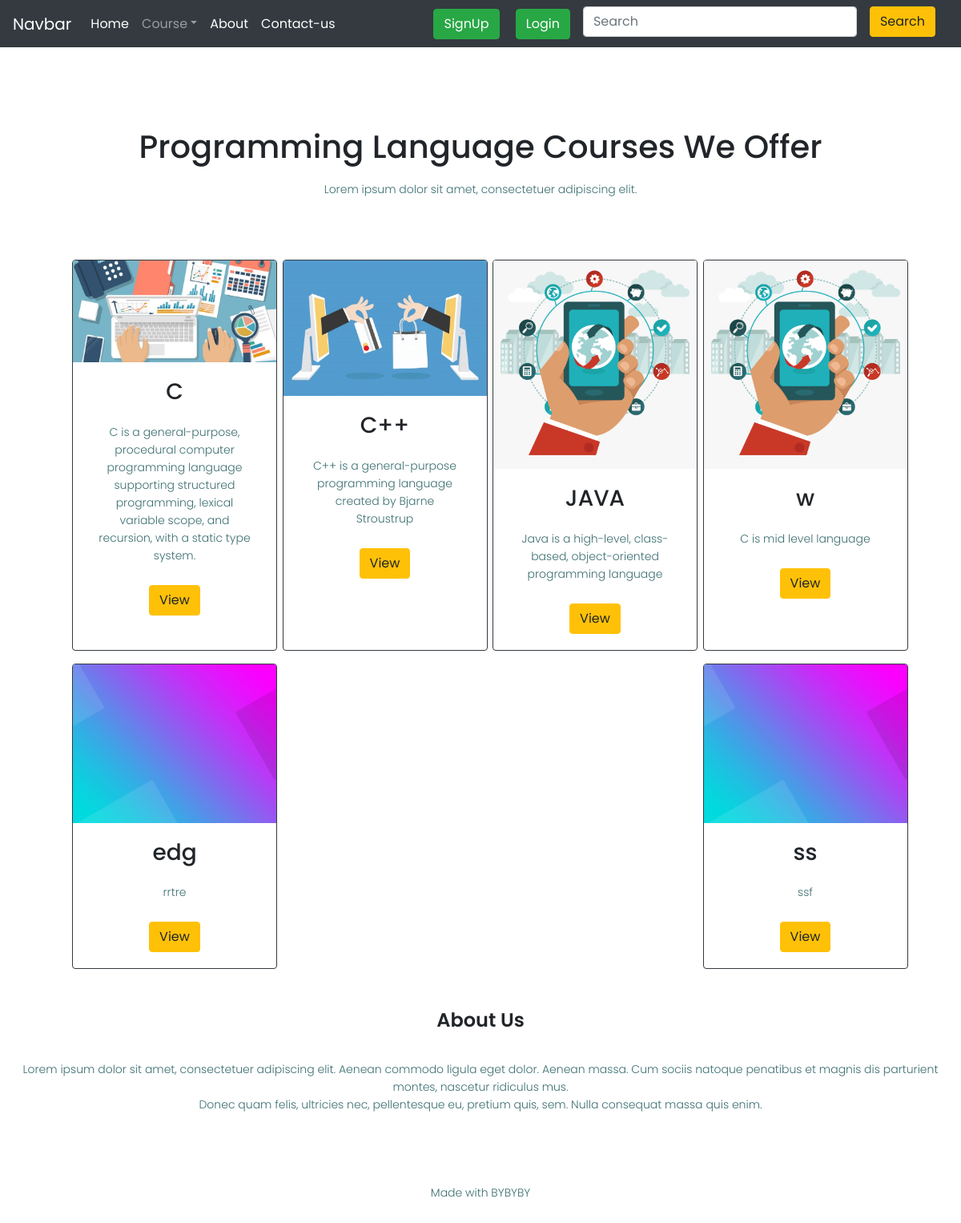
The app's page /course.php?category_id=1 with its own data.
### tables this page shows
CREATE TABLE `category` (
  `category_id` int(11) NOT NULL,
  `course_category` varchar(255) NOT NULL,
  `category_img` text NOT NULL
);

CREATE TABLE `course` (
  `course_id` int(11) NOT NULL,
  `course_name` text NOT NULL,
  `course_description` text NOT NULL,
  `course_img` text NOT NULL,
  `category_id` int(11) NOT NULL,
  `duration` text NOT NULL,
  `status` enum('active','deactive') NOT NULL,
  `created` datetime NOT NULL DEFAULT current_timestamp()
);

### course.php (the view)
<?php
  include "common/header.php";
  include "partials/dbconnect.php";
?>
<section class="course">
    <?php
  $cat_id=$_GET['category_id'];
  $sql1="SELECT * FROM `category` WHERE `category_id`='$cat_id'";
  $result1 = mysqli_query($conn, $sql1);
  $row1 = mysqli_fetch_assoc($result1);
  ?>
    <h1><?php echo $row1['course_category'] ?> Courses We Offer</h1>
    <p>Lorem ipsum dolor sit amet, consectetuer adipiscing elit. </p>
    <div class="row">
        <?php
    $sql = "SELECT * FROM `course` WHERE category_id ='$cat_id' and `status`= 'active'";
    $result = mysqli_query($conn, $sql);
    $count=mysqli_num_rows($result);
    if($count>0)
    {
      while($row = mysqli_fetch_assoc($result))
      { ?>
        <div class="col-3 mt-3">
            <div class="card h-100 border border-dark rounded " style="width:16rem">
                <img src="<?php echo str_replace('..','.',$row['course_img']) ?>" class="card-img-top" alt="...">
                <div class="card-body">
                  <h3 class="card-title"> <?=$row['course_name']?></h3>
                  <p class="card-text"> <?= $row['course_description']?></p>
                  <a href="coursedetails.php?course_id=<?php echo $row['course_id'] ?>" class="btn btn-warning">View</a>
                </div>
            </div>
        </div>
        <?php }
    }
    else
    {
      echo'<div class="alert alert-danger" role="alert">Course is not available!</div>';
    }
    ?>
    </div>
</section>
<?php
  include "common/footer.php";
?>

### common/header.php (shortened to what this page needs)
<!doctype html>
<head>
    <link rel="stylesheet" href="style.css">
    <link rel="stylesheet" href="https://pro.fontawesome.com/releases/v5.10.0/css/all.css" />
    <link rel="stylesheet" href="https://maxcdn.bootstrapcdn.com/bootstrap/4.0.0/css/bootstrap.min.css">
</head>
<body>
    <nav class="navbar navbar-expand-lg navbar-dark bg-dark">
        <a class="navbar-brand" href="#">Navbar</a>
        <div class="collapse navbar-collapse" id="navbarSupportedContent">
            <ul class="navbar-nav mr-auto">
                <li class="nav-item active"><a class="nav-link" href="index.php">Home<span class="sr-only"></span></a></li>
                <li class="nav-item dropdown"><a class="nav-link dropdown-toggle" href="#" id="navbarDropdown"  role="button"  data-toggle="dropdown" aria-haspopup="true" aria-expanded="false">Course</a>
                </li>
                <li class="nav-item active"><a class="nav-link" href="about.php">About<span class="sr-only"></span></a></li>
                <li class="nav-item active"><a class="nav-link" href="contact.php">Contact-us<span class="sr-only"></span></a></li>
            </ul>
            <ul class="nav navbar-nav navbar-right">
                <li class="nav-item">
                    <?php
                    if(isset($_SESSION['loggedin']))
                    {
                        echo
                        "<li class='nav-item dropdown'>
                        <a class='nav-link dropdown-toggle'  id='profileDropdown' role='button' data-toggle='dropdown' aria-haspopup='true'aria-expanded='false'>Welcome " . $_SESSION['user_name'] . "</a>
                        <ul class='dropdown-menu' aria-labelledby='navbarDropdown'>
                        <li><a class='dropdown-item' href='partials/profile.php'><span class='fas fa-user' style='color: #20c997;'></span> Profile</a></li>
                        <li><a class='dropdown-item' href='partials/setting.php'><span class='fas fa-cog fa-spin' style='color: #339af0;'></span> Setting</a></li>
                        <li><hr class='dropdown-divider'></li>
                        <li><a class='dropdown-item' href='partials/logout.php'><span class='fas fa-sign-out-alt' style='color: #f06595;'></span>Logout</a></li>
                        </ul>
                        </li>";
                    } else {
                        echo "
                        <button class='btn btn-success' data-toggle='modal' data-target='#signupModal'>SignUp</button>
                        <button class='btn btn-success mx-3' data-toggle='modal' data-target='#loginModal'>Login</button>";
                    } ?>
                </li>
            </ul>
            <form class="d-flex" style="padding-bottom: 5px;">
                <input class="form-control me-2" type="search" placeholder="Search" aria-label="Search">
                <button class="btn btn-warning mx-3" type="submit">Search</button>
            </form>
           </div>
    </nav>

### common/footer.php (shortened to what this page needs)
<section class="footer">
            <h4>About Us</h4>
            <p>Lorem ipsum dolor sit amet, consectetuer adipiscing elit. Aenean commodo ligula eget dolor. Aenean massa. Cum
            sociis natoque penatibus et magnis dis parturient montes, nascetur ridiculus mus.<br> Donec quam felis,
            ultricies nec, pellentesque eu, pretium quis, sem. Nulla consequat massa quis enim.</p>
            <div class="icons">
                <i class="fa fa-facebook"></i>
                <i class="fa fa-twitter"></i>
                <i class="fa fa-instagram"></i>
                <i class="fa fa-linkedin"></i>
            </div>
            <p>Made with BYBYBY</p>
        </section>
</body>
</html>

### style.css (style rules this page uses)
* { margin:0; padding:0; font-family: 'Poppins', sans-serif; }
.course { width: 85%; margin: auto; text-align: center; padding-top: 100px; }
h1 { font-size: 36px; font-weight: 600; }
p { color: #3c6e71; font-size: 14px; font-weight: 300; line-height: 22px; padding: 10px; }
.row { margin-top: 5%; display: flex; justify-content: space-between; }
h3 { text-align: center; font-weight: 600; margin: 10px 0; }
.footer { width: 100%; text-align: center; padding: 30px 0; }
.footer h4 { margin-bottom: 25px; margin-top: 20px; font-weight: 600; }
.icons .fa { color: #f44336; margin:0 13px; cursor: pointer; padding: 18px 0; }

### records on screen
category: course_category "Programming Language"
course: course_img (picture), course_name "C", course_description "C is a general-purpose, procedural computer programming language supporting structured programming, lexical variable scope, and recursion, with a static type system."
course: course_img (picture), course_name "C++", course_description "C++ is a general-purpose programming language created by Bjarne Stroustrup"
course: course_img (picture), course_name "JAVA", course_description "Java is a high-level, class-based, object-oriented programming language"
course: course_img (picture), course_name "w", course_description "C is mid level language"
course: course_img (picture), course_name "edg", course_description "rrtre"
course: course_img (picture), course_name "ss", course_description "ssf"
